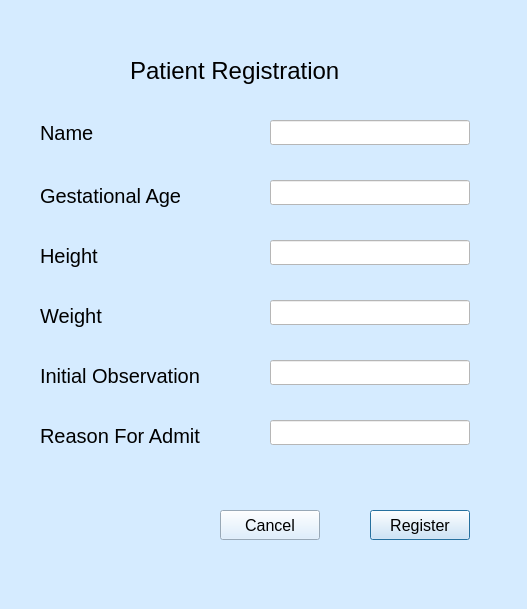
<?xml version="1.0" encoding="UTF-8"?>
<ui version="4.0">
 <class>Dialog</class>
 <widget class="QDialog" name="Dialog">
  <property name="geometry">
   <rect>
    <x>0</x>
    <y>0</y>
    <width>527</width>
    <height>609</height>
   </rect>
  </property>
  <property name="windowTitle">
   <string>Dialog</string>
  </property>
  <property name="styleSheet">
   <string notr="true">background-color: rgb(213, 235, 255);</string>
  </property>
  <widget class="QPushButton" name="regButton">
   <property name="geometry">
    <rect>
     <x>370</x>
     <y>510</y>
     <width>100</width>
     <height>30</height>
    </rect>
   </property>
   <property name="font">
    <font>
     <pointsize>12</pointsize>
    </font>
   </property>
   <property name="text">
    <string>Register</string>
   </property>
  </widget>
  <widget class="QLabel" name="label_2">
   <property name="geometry">
    <rect>
     <x>40</x>
     <y>180</y>
     <width>201</width>
     <height>31</height>
    </rect>
   </property>
   <property name="sizePolicy">
    <sizepolicy hsizetype="Minimum" vsizetype="Preferred">
     <horstretch>0</horstretch>
     <verstretch>0</verstretch>
    </sizepolicy>
   </property>
   <property name="font">
    <font>
     <pointsize>15</pointsize>
    </font>
   </property>
   <property name="text">
    <string>Gestational Age</string>
   </property>
  </widget>
  <widget class="QLabel" name="label">
   <property name="geometry">
    <rect>
     <x>40</x>
     <y>120</y>
     <width>200</width>
     <height>25</height>
    </rect>
   </property>
   <property name="sizePolicy">
    <sizepolicy hsizetype="Minimum" vsizetype="Preferred">
     <horstretch>0</horstretch>
     <verstretch>0</verstretch>
    </sizepolicy>
   </property>
   <property name="font">
    <font>
     <pointsize>15</pointsize>
    </font>
   </property>
   <property name="text">
    <string>Name</string>
   </property>
  </widget>
  <widget class="QLineEdit" name="gest_age">
   <property name="geometry">
    <rect>
     <x>270</x>
     <y>180</y>
     <width>200</width>
     <height>25</height>
    </rect>
   </property>
   <property name="styleSheet">
    <string notr="true">background-color: rgb(255, 255, 255);</string>
   </property>
  </widget>
  <widget class="QLineEdit" name="name">
   <property name="geometry">
    <rect>
     <x>270</x>
     <y>120</y>
     <width>200</width>
     <height>25</height>
    </rect>
   </property>
   <property name="styleSheet">
    <string notr="true">background-color: rgb(255, 255, 255);</string>
   </property>
  </widget>
  <widget class="QLabel" name="label_3">
   <property name="geometry">
    <rect>
     <x>130</x>
     <y>50</y>
     <width>271</width>
     <height>41</height>
    </rect>
   </property>
   <property name="sizePolicy">
    <sizepolicy hsizetype="Preferred" vsizetype="Preferred">
     <horstretch>0</horstretch>
     <verstretch>0</verstretch>
    </sizepolicy>
   </property>
   <property name="font">
    <font>
     <pointsize>18</pointsize>
    </font>
   </property>
   <property name="text">
    <string>Patient Registration</string>
   </property>
  </widget>
  <widget class="QLabel" name="label_4">
   <property name="geometry">
    <rect>
     <x>40</x>
     <y>360</y>
     <width>211</width>
     <height>31</height>
    </rect>
   </property>
   <property name="sizePolicy">
    <sizepolicy hsizetype="Minimum" vsizetype="Preferred">
     <horstretch>0</horstretch>
     <verstretch>0</verstretch>
    </sizepolicy>
   </property>
   <property name="font">
    <font>
     <pointsize>15</pointsize>
    </font>
   </property>
   <property name="text">
    <string>Initial Observation</string>
   </property>
  </widget>
  <widget class="QLineEdit" name="roa">
   <property name="geometry">
    <rect>
     <x>270</x>
     <y>420</y>
     <width>200</width>
     <height>25</height>
    </rect>
   </property>
   <property name="styleSheet">
    <string notr="true">background-color: rgb(255, 255, 255);</string>
   </property>
  </widget>
  <widget class="QLineEdit" name="init_obsv">
   <property name="geometry">
    <rect>
     <x>270</x>
     <y>360</y>
     <width>200</width>
     <height>25</height>
    </rect>
   </property>
   <property name="styleSheet">
    <string notr="true">background-color: rgb(255, 255, 255);</string>
   </property>
  </widget>
  <widget class="QLabel" name="label_5">
   <property name="geometry">
    <rect>
     <x>40</x>
     <y>420</y>
     <width>211</width>
     <height>31</height>
    </rect>
   </property>
   <property name="sizePolicy">
    <sizepolicy hsizetype="Minimum" vsizetype="Preferred">
     <horstretch>0</horstretch>
     <verstretch>0</verstretch>
    </sizepolicy>
   </property>
   <property name="font">
    <font>
     <pointsize>15</pointsize>
    </font>
   </property>
   <property name="text">
    <string>Reason For Admit</string>
   </property>
  </widget>
  <widget class="QLineEdit" name="height">
   <property name="geometry">
    <rect>
     <x>270</x>
     <y>240</y>
     <width>200</width>
     <height>25</height>
    </rect>
   </property>
   <property name="styleSheet">
    <string notr="true">background-color: rgb(255, 255, 255);</string>
   </property>
  </widget>
  <widget class="QLineEdit" name="weight">
   <property name="geometry">
    <rect>
     <x>270</x>
     <y>300</y>
     <width>200</width>
     <height>25</height>
    </rect>
   </property>
   <property name="styleSheet">
    <string notr="true">background-color: rgb(255, 255, 255);</string>
   </property>
  </widget>
  <widget class="QLabel" name="label_6">
   <property name="geometry">
    <rect>
     <x>40</x>
     <y>240</y>
     <width>201</width>
     <height>31</height>
    </rect>
   </property>
   <property name="sizePolicy">
    <sizepolicy hsizetype="Minimum" vsizetype="Preferred">
     <horstretch>0</horstretch>
     <verstretch>0</verstretch>
    </sizepolicy>
   </property>
   <property name="font">
    <font>
     <pointsize>15</pointsize>
    </font>
   </property>
   <property name="text">
    <string>Height</string>
   </property>
  </widget>
  <widget class="QLabel" name="label_7">
   <property name="geometry">
    <rect>
     <x>40</x>
     <y>300</y>
     <width>201</width>
     <height>31</height>
    </rect>
   </property>
   <property name="sizePolicy">
    <sizepolicy hsizetype="Minimum" vsizetype="Preferred">
     <horstretch>0</horstretch>
     <verstretch>0</verstretch>
    </sizepolicy>
   </property>
   <property name="font">
    <font>
     <pointsize>15</pointsize>
    </font>
   </property>
   <property name="text">
    <string>Weight</string>
   </property>
  </widget>
  <widget class="QLabel" name="error">
   <property name="geometry">
    <rect>
     <x>120</x>
     <y>470</y>
     <width>341</width>
     <height>16</height>
    </rect>
   </property>
   <property name="styleSheet">
    <string notr="true">color: rgb(255, 0, 0);</string>
   </property>
   <property name="text">
    <string/>
   </property>
  </widget>
  <widget class="QPushButton" name="cancelButton">
   <property name="geometry">
    <rect>
     <x>220</x>
     <y>510</y>
     <width>100</width>
     <height>30</height>
    </rect>
   </property>
   <property name="font">
    <font>
     <pointsize>12</pointsize>
    </font>
   </property>
   <property name="text">
    <string>Cancel</string>
   </property>
  </widget>
 </widget>
 <resources/>
 <connections/>
</ui>
